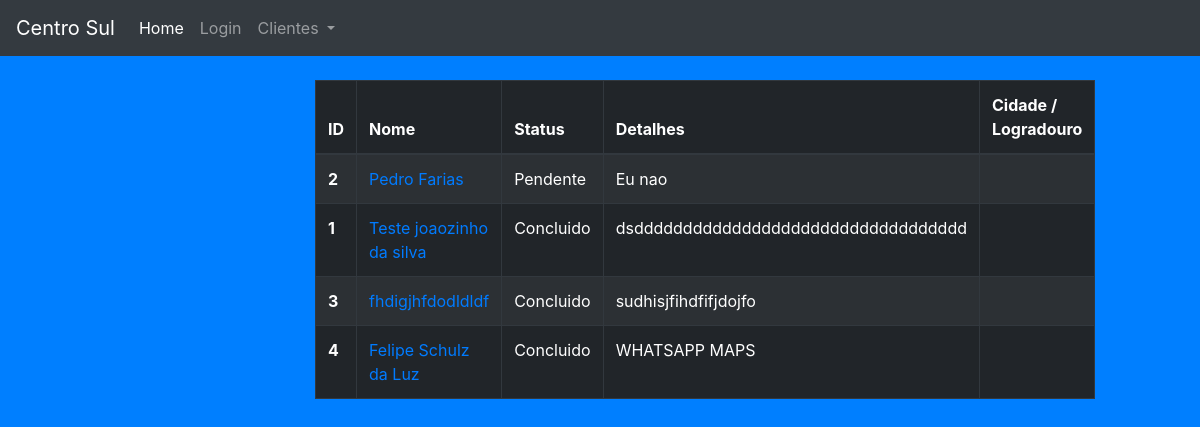
The app's page /cliente/lista/, older data.
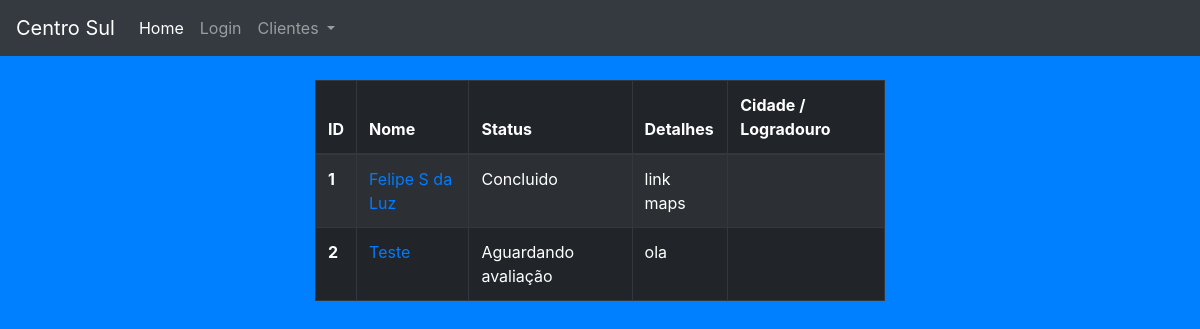
The same page, newer data.
### centro_sul_clientes_cadastro/models.py (models this page shows, shortened)
class Cliente(models.Model):
    nome_cliente = models.CharField(max_length=60)
    detalhes_cliente = models.TextField(max_length=400)
    autor = models.ForeignKey(settings.AUTH_USER_MODEL, on_delete=models.CASCADE)
    telefone = models.IntegerField(default=0)
    data_criacao = models.DateTimeField(default=timezone.now)
    data_edit = models.DateTimeField(default=timezone.now)
    STATUS_TYPE_CHOICES = (('Aguardando avaliação','Aguardando avaliação'),('Concluido','Concluido'))
    status = models.CharField('Status', max_length=255,choices=STATUS_TYPE_CHOICES)
    STATUS_CHOICES_AVALIACAO = (('Em analise','Em analise'),('Concluido','Concluido'),('Sem sinal','Sem sinal'), ('N/D','N/D'))
    avaliacao_localizacao = models.CharField('Avaliação', max_length=255,choices=STATUS_CHOICES_AVALIACAO, default='N/D')
    STATUS_CHOICES_LOGRADOURO = (('Barra do Ribeiro','Barra do Ribeiro'),('Mariana Pimentel','Mariana Pimentel'),('Petim','Petim'), ('Passo da Estancia','Passo da Estancia'),('Douradilho','Douradilho'),('California City','California City'), ('N/D','N/D'))
    regiao_cliente = models.CharField('Cidade/Logradouro', max_length=255,choices=STATUS_CHOICES_LOGRADOURO, default='N/D')
    condicao_atendimento = models.TextField(max_length=400)

### centro_sul_clientes_cadastro/views.py (the view)
# urls.py: path('cliente/lista/', views.ClienteListView.as_view() , name="lista_clientes"),
class ClienteListView(ListView):
    model = Cliente
    paginated_by = 10
    template_name = 'cliente_list.html'
    context_object_name = 'Cliente'
    def get_queryset(self):
        queryset = Cliente.objects.all()
        if self.request.GET.get('nome_cliente'):
            queryset = queryset.filter(nome_cliente__icontains=self.request.GET.get('nome_cliente'))
        return queryset.order_by('-status')
    def get_context_data(self, **kwargs):
        context = super(ClienteListView, self).get_context_data(**kwargs)
        clientes = self.get_queryset()
        page = self.request.GET.get('page')
        paginator = Paginator(clientes, '30')
        try:
            clientes = paginator.page(page)
        except PageNotAnInteger:
            clientes = paginator.page(1)
        except EmptyPage:
            clientes = paginator.page(paginator.num_pages)
        context['clientes'] = clientes
        context['nome_cliente'] = self.request.GET.get('nome_cliente', '')
        return context

### centro_sul_clientes_cadastro/templates/cliente_list.html
{% extends 'base.html' %}
{% block content %}
{% load static %}
<div class='container-fluid'>
    <div class='row'>
        <div class='col-3'></div>
        <div class='col-6'>
            <table class="table table-bordered table-striped table-dark mt-4">
                <thead class="thead-dark">
                    <tr>
                        <th scope="col">ID</th>
                        <th scope="col">Nome</th>
                        <th scope="col">Status</th>
                        <th scope="col">Detalhes</th>
                        <th scope="col">Cidade / Logradouro</th>
                    </tr>
                </thead>
                <tbody>
                    {% for cliente in clientes %}
                    <tr>
                        <th scope="row">{{ cliente.pk }}</th>
                        <td><a href="{% url 'edit_cliente' pk=cliente.pk %}">{{ cliente.nome_cliente }}</a></td>
                        <td>{{ cliente.status }}</td>
                        <td>{{ cliente.detalhes_cliente }}</td>
                        <td>{{ cliente.reg }}</td>
                    </tr>
                    {% endfor %}
                </tbody>
            </table>
        </div>
    </div>
</div>
{% endblock %}

### centro_sul_clientes_cadastro/templates/base.html (shortened to what this page needs)
<!doctype html>
<html lang="pt-br">
  <head>
  {% load static %}
    <link rel="stylesheet" href="https://maxcdn.bootstrapcdn.com/bootstrap/4.0.0/css/bootstrap.min.css">
    <link rel="stylesheet" href="https://stackpath.bootstrapcdn.com/font-awesome/4.7.0/css/font-awesome.min.css">
  </head>
  <body style="background-color: #007fff;">
  	<nav class="navbar navbar-expand-lg navbar-dark bg-dark">
  <a class="navbar-brand" href="https://www.centrosulinternet.com.br/">Centro Sul</a>
  <div class="collapse navbar-collapse" id="navbarSupportedContent">
    <ul class="navbar-nav mr-auto">
      <li class="nav-item active">
        <a class="nav-link" href="/">Home</span></a>
      </li>
      <li><a class="nav-link" href="/admin/">Login</span></a>
      </li>
  		<li class="nav-item dropdown">
        <a class="nav-link dropdown-toggle" href="#" id="navbarDropdown" role="button" data-toggle="dropdown" aria-haspopup="true" aria-expanded="false">
          Clientes
        </a>
      </li>
    </ul>
  </div>
</nav>
  	{% block content %}
  	{% endblock%}
  </body>
</html>

Row changes from the older to the newer data that the page shows:
removed Cliente: pk "3", nome_cliente "fhdigjhfdodldldf", status "Concluido", detalhes_cliente "sudhisjfihdfifjdojfo"
removed Cliente: pk "4", nome_cliente "Felipe Schulz da Luz", status "Concluido", detalhes_cliente "WHATSAPP MAPS"
changed Cliente "Concluido": nome_cliente "Teste joaozinho da silva" → "Felipe S da Luz"; detalhes_cliente "dsdddddddddddddddddddddddddddddddddd" → "link maps"; moves up the list
changed Cliente id 2: nome_cliente "Pedro Farias" → "Teste"; status "Pendente" → "Aguardando avaliação"; detalhes_cliente "Eu nao" → "ola"
